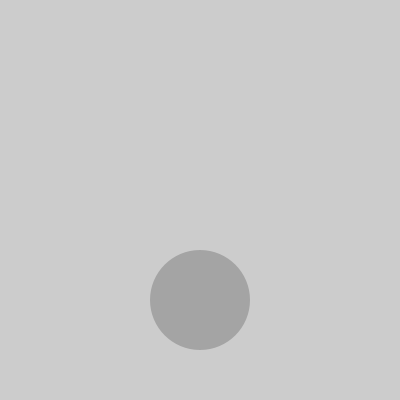
Frame 1 (no input)
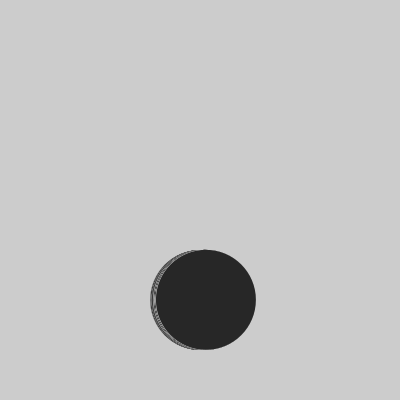
Frame 60 (the mouse pressed at the canvas centre just before this capture)
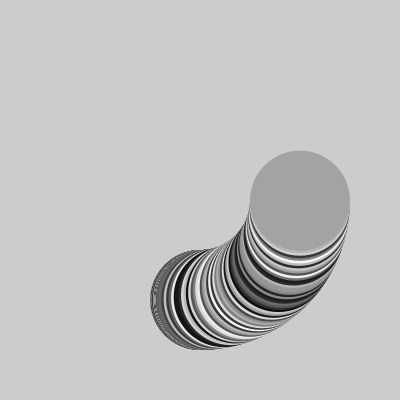
Frame 120 (the mouse held since frame 60 and released just before this capture)

The Processing sketch that drew these frames (run headless with seeded random() and noise(); from frame 60 on, the mouse is pressed at the canvas centre):

// Processing sketch: TrigWorm
// ── TrigWorm.pde
// TrigWorm
//
// An accumulting worm using the sine & cosine math functions.
//
// Move the mouse to influnce the angles.
//
// Dan Wilcox danomatika.com 2016

float x, y;
float offsetX, offsetY;

float angleX = 0;
float angleY = 0;

void setup() {
 size(400, 400); 

  x = width/2;
  y = height/2;
  
  offsetX = 100;
  offsetY = 100;
}

void draw() {
  
  x = width/2 + sin(angleX) * offsetX;
  y = height/2 + cos(angleY) * offsetY;
  angleX = angleX + map(mouseX, 0, width, 0.001, 0.05);
  angleY = angleY + map(mouseY, 0, height, 0.001, 0.05);
  
  noStroke();
  fill(random(255));
  ellipse(x, y, 100, 100);
}
